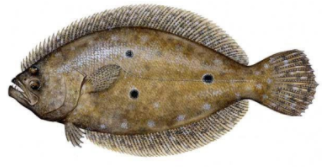
#> input picture line_countor detection/pic/img4.PNG, 326 x 167 px, found by its file name
$ python hough_transform.py
#> lines starting #> are read from the running program, lines starting #| are printed output that depends on the picture; after the words box and inside, x2 and y2 are one past the last pixel; in counts of white or black regions, pixels touching at a corner belong together
#> further down, img is the input picture: shape (167, 326, 3); mean B, G, R 160.9, 174.4, 183.9
from unittest import skip
import numpy as np
import cv2
import itertools as IT
from collections import defaultdict

def detect_circles(image,r_min=None, r_max=None, delta_r=1, num_thetas=360, min_votes=0.44):
#> called with r_min = 4, r_max = 15, delta_r = 1, num_thetas = 360, min_votes = 0.5
    img_grey = cv2.cvtColor(image, cv2.COLOR_BGR2GRAY)
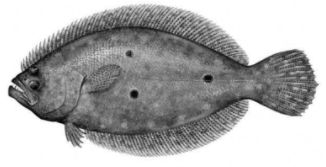
#> img_grey: shape (167, 326); min 3, max 255, mean 175.7
    img_grey = cv2.GaussianBlur(img_grey, (5, 5), 1.3)
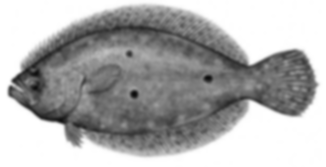
#> img_grey: shape (167, 326); min 12, max 255, mean 175.7
    edges = cv2.Canny(img_grey, 100,150)
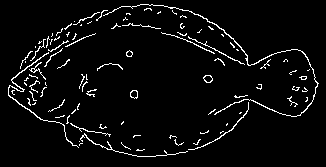
#> edges: shape (167, 326); 4.4% white in thin lines or dots, all inside (x1, y1, x2, y2) = (8, 4, 319, 157)

    cv2.imshow("Edges",edges)
    cv2.waitKey(0)
    w,h= img_grey.shape
#> w = 167; h = 326

    # thetas array
    delta_theta = int(360 / num_thetas)
    thetas = np.arange(0, 360, delta_theta)
    # Calculate Cos(theta) and Sin(theta) it will be required later
    cos_thetas = np.cos(np.deg2rad(thetas))
    sin_thetas = np.sin(np.deg2rad(thetas))

    #radius array
    if r_min == None:
        r_min = 2
    if r_max == None:
        r_max = w if (w < h)  else h

    r = np.arange(r_min,r_max,delta_r,dtype=np.int32)

    Acc = defaultdict(int)
    edges = np.argwhere(edges[:, :])
#> edges = 2400 pairs, first value 4 to 156, second value 8 to 318

    # [9 lines of commented-out code are left out]

    for x,y in edges:
        for rad in r:
            for s, c in zip(sin_thetas, cos_thetas):
                a = x - int(rad*s)
                b = y - int(rad*c)
                if (a>0 and a<w and b>0 and b<h):
                    Acc[(a, b, rad)] += 1
#> this loop made 2400 passes
#> (x, y) on passes 1 to 3: (4, 140), (4, 141), (4, 142)
#> after the loop, Acc = 301588 items

    #Acc=dict(np.ndenumerate(Acc))
    out_circles = []
    cpy = np.copy(image)

    for candidate_circle, votes in sorted(Acc.items(), key=lambda i: -i[1]):
        x, y, r = candidate_circle
        current_vote_percentage = votes / num_thetas

        # Filter upove minvote percentage and remove nearby circles
        if current_vote_percentage >= min_votes and all((x - xc) ** 2 + (y - yc) ** 2 > rc ** 2 for xc, yc, rc in out_circles):
            out_circles.append((x, y, r))
            cv2.circle(cpy, (y, x), r, color=(0, 255, 0), thickness=1)
#> this loop made 301588 passes
#> (votes, x, y, r, current_vote_percentage) on passes 1 to 3: (267, 53, 129, 4, 0.742), (247, 94, 134, 5, 0.686), (226, 43, 43, 5, 0.628)
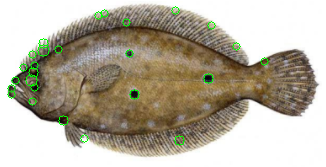
#> cpy: shape (167, 326, 3); 1.06% of pixels changed, all inside (x1, y1, x2, y2) = (7, 6, 269, 146)
#> after the loop, out_circles = 26 items, first 6: (53, 129, 4), (94, 134, 5), (43, 43, 5), (78, 208, 5), (101, 32, 4), (88, 11, 4)


    cv2.imshow("circles",cpy)
    cv2.waitKey(0)


# [56 lines left out: function detect_ellipse, not called in this run]


img=cv2.imread("img4.PNG")
detect_circles(img,r_min =4, r_max=15,min_votes=0.5)
#detect_ellipse(img)
